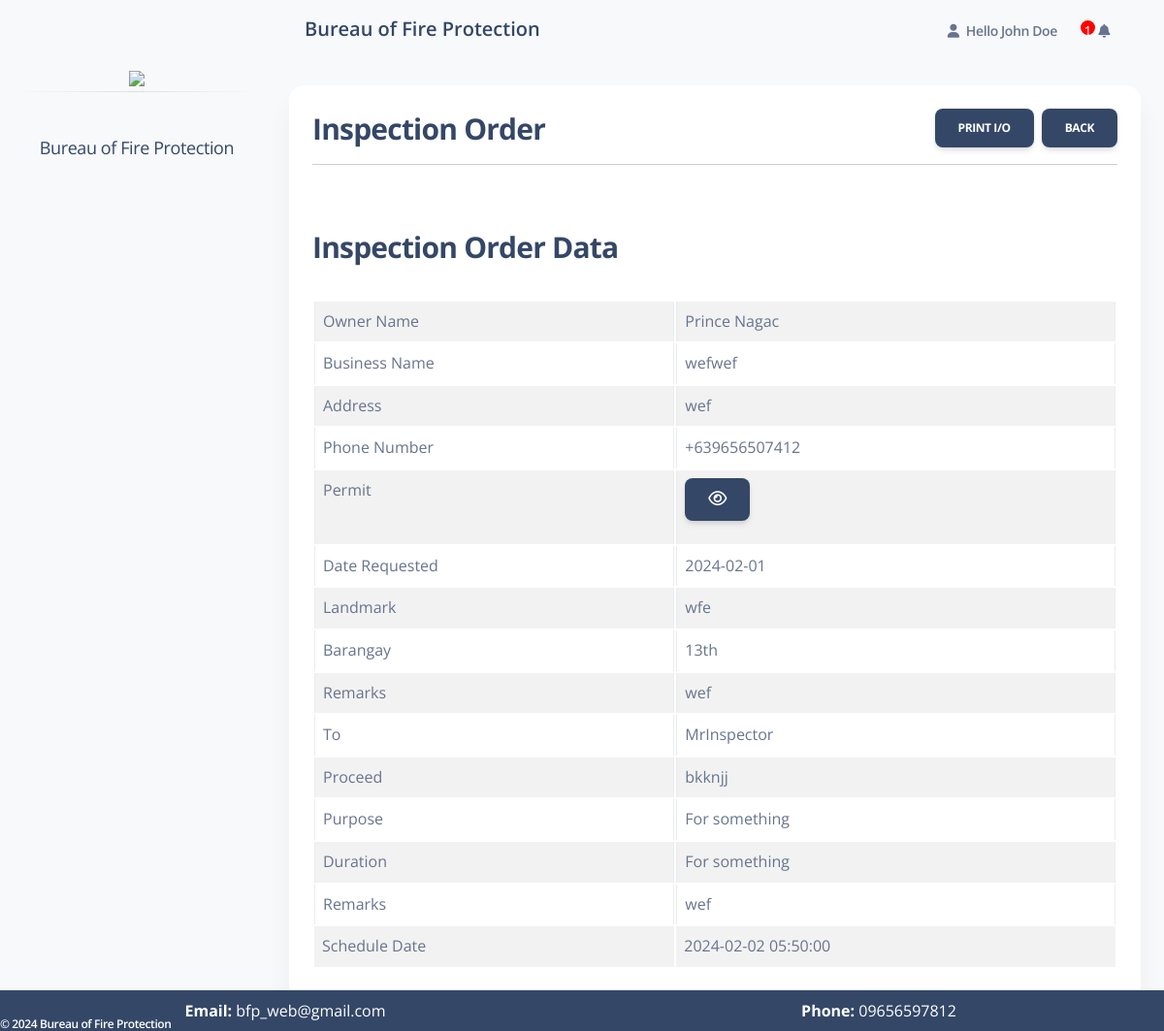
The app's page /employee/view_inspection_order.php?id=67 (signed in) with its own data.
### tables this page shows
CREATE TABLE `request` (
  `id` int(11) NOT NULL,
  `user_id` int(10) NOT NULL,
  `owner_name` varchar(50) NOT NULL,
  `business_name` varchar(50) NOT NULL,
  `address` varchar(50) NOT NULL,
  `phone_num` varchar(50) NOT NULL,
  `upload_permit` varchar(100) NOT NULL,
  `date` date NOT NULL,
  `landmark` varchar(50) NOT NULL,
  `barangay` varchar(50) NOT NULL,
  `status` tinyint(1) NOT NULL DEFAULT 0 COMMENT '0 = employee check\r\n1 = Admin check\r\n2 = Confirmed by admin\r\n3 = Denied by Admin\r\n4= Client Re-input\r\n\r\n',
  `remarks` varchar(100) NOT NULL,
  `msg_send` varchar(3) NOT NULL DEFAULT '0' COMMENT '0 == no message sent, 1 == message sent\r\n3 = message sent while the request is denied\r\n',
  `inspection_name` varchar(100) DEFAULT NULL,
  `purpose_info` varchar(100) DEFAULT NULL,
  `created_at` datetime NOT NULL DEFAULT current_timestamp(),
  `proceed_info` varchar(100) DEFAULT NULL,
  `duration` varchar(100) DEFAULT NULL,
  `remarks_IO` varchar(500) DEFAULT NULL,
  `datetime_local` datetime DEFAULT NULL,
  `inspector_sched` varchar(5) NOT NULL DEFAULT '0' COMMENT '0= not scheduled , 1 = scheduled',
  `denied_remarks_IO` varchar(10) NOT NULL COMMENT '0 = not check, 1 = checked',
  `denied_owner_name` varchar(10) NOT NULL COMMENT '0 = not check, 1 = checked',
  `denied_business_name` varchar(10) NOT NULL COMMENT '0 = not check, 1 = checked',
  `denied_address` varchar(10) NOT NULL COMMENT '0 = not check, 1 = checked',
  `denied_phone_num` varchar(10) NOT NULL COMMENT '0 = not check, 1 = checked',
  `denied_upload_permit` varchar(10) NOT NULL COMMENT '0 = not check, 1 = checked',
  `denied_purpose_info` varchar(10) NOT NULL COMMENT '0 = not check, 1 = checked',
  `denied_landmark` varchar(10) NOT NULL COMMENT '0 = not check, 1 = checked',
  `denied_barangay` varchar(10) NOT NULL COMMENT '0 = not check, 1 = checked',
  `denied_remarks` varchar(10) NOT NULL COMMENT '0 = not check, 1 = checked',
  `denied_inspection_name` varchar(10) NOT NULL COMMENT '0 = not check, 1 = checked',
  `denied_proceed_info` varchar(10) NOT NULL COMMENT '0 = not check, 1 = checked',
  `denied_duration` varchar(10) NOT NULL COMMENT '0 = not check, 1 = checked',
  `updated_status` varchar(10) NOT NULL DEFAULT '0' COMMENT '1= The Denied Is Updated by the User',
  `reschedule_update` varchar(10) NOT NULL DEFAULT '0',
  `admin_confirm` varchar(5) NOT NULL DEFAULT '0'
);

CREATE TABLE `settings` (
  `id` int(11) UNSIGNED NOT NULL,
  `title` varchar(100) NOT NULL,
  `web_name` varchar(100) DEFAULT NULL,
  `domain` varchar(100) DEFAULT NULL,
  `sdescription` text DEFAULT NULL,
  `mdescription` varchar(100) DEFAULT NULL,
  `mkeyword` varchar(100) DEFAULT NULL,
  `email1` varchar(100) DEFAULT NULL,
  `email2` varchar(100) DEFAULT NULL,
  `phone1` varchar(100) DEFAULT NULL,
  `phone2` varchar(100) DEFAULT NULL,
  `address` varchar(100) DEFAULT NULL
);

### config/function.php (called while the page is built, shortened)
<?php
    require 'dbconn.php';
    function validate($inputData)
    {
        global $conn;
       $validateData = mysqli_real_escape_string($conn, $inputData);
       return trim($validateData);
    }
    function webSetting($columnName)
    {
        $setting = getByID('settings', 1);
        if($setting['status'] == 200){
            return $setting['data'][$columnName];
        }
    }
    function checkParamId($paramTypeID)
    {
        if(isset($_GET[$paramTypeID]))
        {
            if($_GET[$paramTypeID] != null){
              return $_GET[$paramTypeID] ;
            }
            else
            {
                return 'No Id Found';
            }
        }
        else{
            return 'No Id Given';
        }
    }
    function getByID($tableName, $id){
        global $conn;
        $table = validate($tableName);
        $id = validate($id);
        $query = "SELECT * FROM $table WHERE id = '$id' LIMIT 1";
        $result = mysqli_query($conn, $query);
        if($result)
        {
            if(mysqli_num_rows($result) == 1)
            {
                $row = mysqli_fetch_array($result, MYSQLI_ASSOC);
                $response = [
                    'status' => 200,
                    'message' => 'Fetched Data',
                    'data' => $row
                ];
                return $response;
            }
            else
            {
                $response = [
                    'status' => 404,
                    'message' => 'No Data Has been Recorded'
                ];
                return $response;
            }
        }
        else
        {
            $response = [
                'status' => 500,
                'message' => 'Something Went Wrong'
            ];
            return $response;
        }
    }
?>

### employee/view_inspection_order.php (the view, shortened to what this page needs)
<?php
include('include/header.php');
?>
<?php
$paramResult = checkParamId('id');
$user = getByID('request', checkParamId('id'));
if ($user['status'] == 200) {
?>
    <div class="row">
        <div class="col-md-12">
            <div class="card">
                <div class="card-header">
                    <h3> Inspection Order
                        <a href="inspection_order_data.php" class="btn btn-dark float-end "> Back </a>
                        <a href="printing.php?id=<?= $paramResult?>" class="btn btn-dark float-end mx-2"> Print I/O </a>
                    </h3>
                    <hr class="bg-dark">
                </div>
                <div class="card-body">
                    <h3>Inspection Order Data</h3>
                    <br/>
                    <table class="table table-bordered table-striped">
                        <tbody>
                        <tr>
                                <td>
                                    Owner Name
                                </td>
                                <td>
                                    <?= $user['data']['owner_name']; ?>
                                </td>
                            </tr>
                            <tr>
                                <td>
                                    Business Name
                                </td>
                                <td>
                                    <?= $user['data']['business_name']; ?>
                                </td>
                            </tr>
                            <tr>
                                <td>
                                    Address
                                </td>
                                <td>
                                    <?= $user['data']['address']; ?>
                                </td>
                            </tr>
                            <tr>
                                <td>
                                    Phone Number
                                </td>
                                <td>
                                    <?= $user['data']['phone_num']; ?>
                                </td>
                            </tr>
                            <tr>
                                <td>
                                    Permit
                                </td>
                                <td>
                                    <button type="button" class="btn btn-dark" data-bs-toggle="modal" data-bs-target="#Modal">
                                        <i style="font-size:17px" class="fa fa-eye"></i></a>
                                    </button>
                                </td>
                            </tr>
                            <tr>
                                <td>
                                    Date Requested
                                </td>
                                <td>
                                    <?= $user['data']['date']; ?>
                                </td>
                            </tr>
                            <tr>
                                <td>
                                    Landmark
                                </td>
                                <td>
                                    <?= $user['data']['landmark']; ?>
                                </td>
                            </tr>
                            <tr>
                                <td>
                                    Barangay
                                </td>
                                <td>
                                    <?= $user['data']['barangay']; ?>
                                </td>
                            </tr>
                            <tr>
                                <td>
                                    Remarks
                                </td>
                                <td>
                                    <?= $user['data']['remarks']; ?>
                                </td>
                            </tr>
                            <tr>
                                <td>
                                    To
                                </td>
                                <td>
                                    <?= $user['data']['inspection_name']; ?>
                                </td>
                            </tr>
                            <tr>
                                <td>
                                    Proceed
                                </td>
                                <td>
                                    <?= $user['data']['proceed_info']; ?>
                                </td>
                            </tr>
                            <tr>
                                <td>
                                    Purpose
                                </td>
                                <td>
                                    <?= $user['data']['purpose_info']; ?>
                                </td>
                            </tr>
                            <tr>
                                <td>
                                    Duration
                                </td>
                                <td>
                                    <?= $user['data']['duration']; ?>
                                </td>
                            </tr>
                        <tr>
                            <td>
                                Remarks
                            </td>
                            <td>
                                <?= $user['data']['remarks']; ?>
                            </td>
                            </tr>
                            <tr>
                            <td>
                                Schedule Date
                            </td>
                            <td>
                                <?= $user['data']['datetime_local']; ?>
                            </td>
                            </tr>
                        </tbody>
                    </table>
                </div>
            </div>
        </div>
    </div>
<?php
} else {
    echo '<h5>' . $user['message'] . '</h5>';
}
?>
<?php include('include/scripts.php') ?>

### employee/include/scripts.php (shortened to what this page needs)
<div class="bg-dark " style=" position: fixed;
  left: 0;
  bottom: 0;
  width: 100%;
  color: white;
  text-align: center;">
   <div class="copyright text-center  text-xs text-muted text-xs-start " style = "position: fixed;  bottom:0;">
                <a  class="font-weight-bold text-white" target="_blank">
                   ©  Bureau of Fire Protection</a>
              </div>
    <div class="row">
      <div class="col-md-6 text-white">
       <p class = "text-center my-2"> <strong> Email: </strong> <?=webSetting('email1') ?? ''; ?></p>
      </div>
      <div class="col-md-6 text-white">
      <p class = "text-center my-2"> <strong> Phone: </strong> <?=webSetting('phone1') ?? ''; ?></p>
      </div>
      </div>
</div>
</body>
</html>

### records on screen
request: owner_name "Prince Nagac", business_name "wefwef", address "wef", phone_num "+639656507412", date "2024-02-01", landmark "wfe", barangay "13th", remarks "wef", inspection_name "MrInspector", proceed_info "bkknjj", purpose_info "For something", duration "For something", datetime_local "2024-02-02 05:50:00"
settings: email1 "bfp_web@gmail.com", phone1 "09656597812"

### other values on screen
$_SESSION['loggedInUser']['name'] "John Doe"
$count++ "1"
